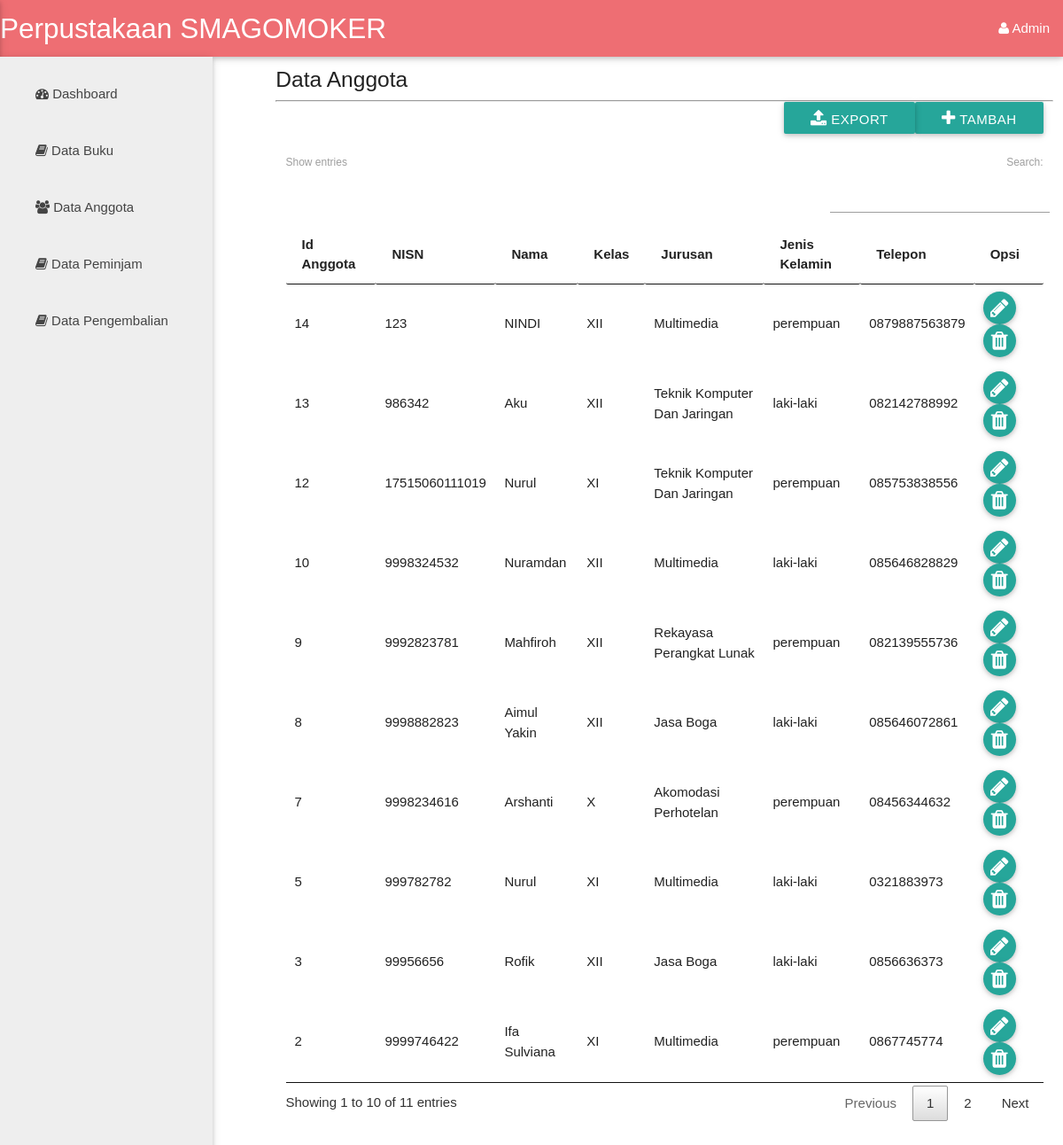
Page /anggota.php (signed in) on the earlier database version.
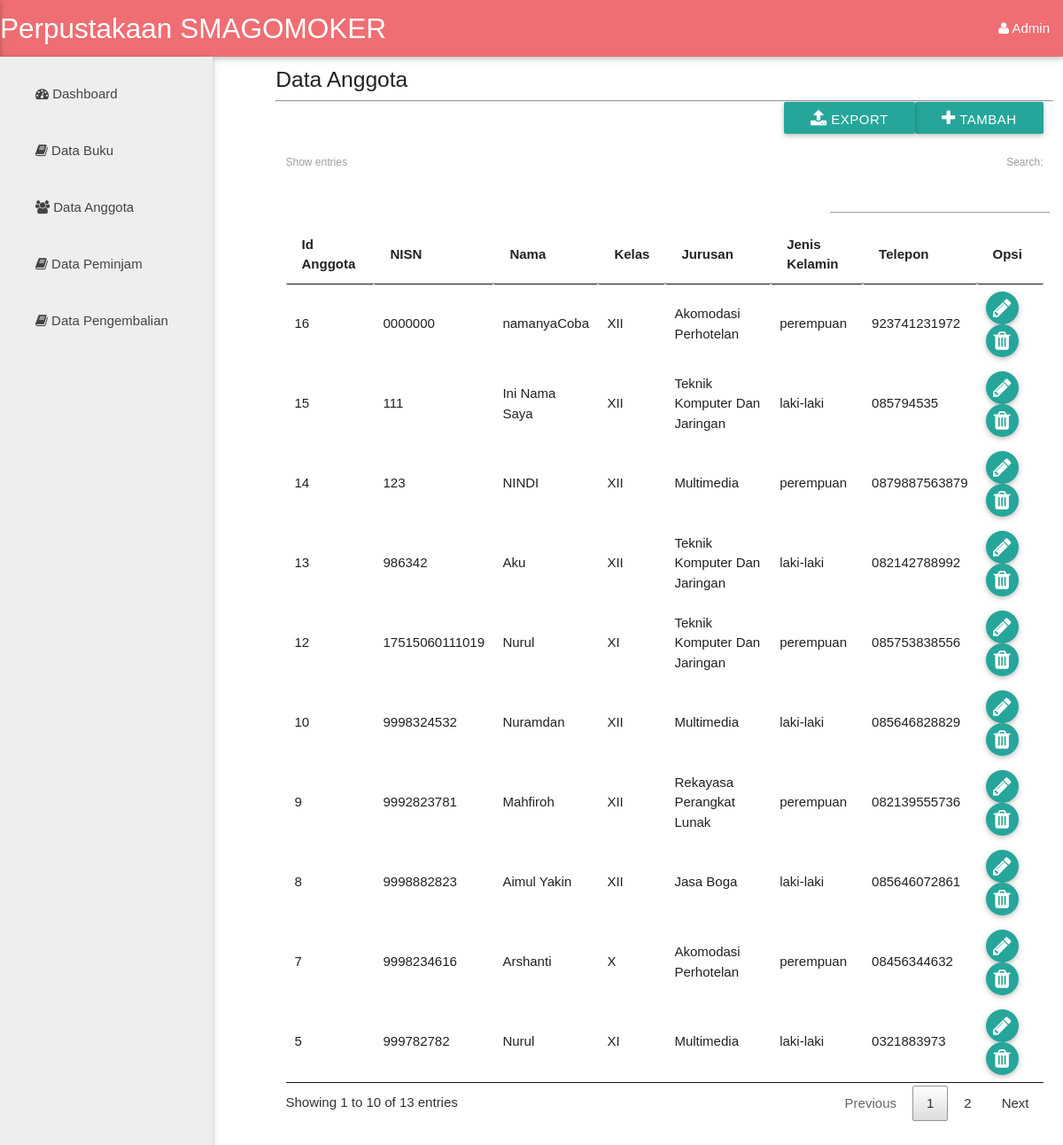
Same page on the later database version.
### tables this page shows
CREATE TABLE `anggota` (
  `id_anggota` int(11) NOT NULL,
  `nisn` varchar(20) NOT NULL,
  `nama` varchar(50) NOT NULL,
  `password` varchar(25) NOT NULL,
  `kelas` varchar(3) NOT NULL,
  `jurusan` varchar(35) NOT NULL,
  `jen_kel` enum('laki-laki','perempuan','','') NOT NULL,
  `no_hp` varchar(13) NOT NULL
);

### anggota.php (the view, shortened to what this page needs)
<?php
	include 'db/koneksi.php';
	if (isset($_SESSION['admin'])) {
?>
<?php require_once "templates/header.php" ?>
<div class="row">
	<div class="col m2">
		<ul id="nav-mobile" class="sidebar side-nav fixed grey lighten-3">
			<li><a href="index.php"><i class="fa fa-dashboard"></i> Dashboard</a></li>
			<li><a href="buku.php"><i class="fa fa-book"></i> Data Buku</a></li>
			<li><a href="anggota.php"><i class="fa fa-users"></i> Data Anggota</a></li>
			<li><a href="pinjam.php"><i class="fa fa-book"></i> Data Peminjam</a></li>
			<li><a href="kembali.php"><i class="fa fa-book"></i> Data Pengembalian</a></li>
		</ul>
	</div>
<div class="col m9 offset-m3">
	<h5>Data Anggota</h5>
	<hr>
	<div class="row">
		<div class="col m12">
			<div class="row">
				<a href="tambahanggota.php" class="btn waves-effect waves-light right"><i class='fa fa-plus'></i> Tambah</a>
				<a href="export_anggota.php" class="btn waves-effect waves-light right"><i class='fa fa-upload'></i> Export</a>
			</div>
			<table id="myTable">
				<thead>
					<tr>
						<th>Id Anggota</th>
						<th>NISN</th>
						<th>Nama</th>
						<th>Kelas</th>
						<th>Jurusan</th>
						<th>Jenis Kelamin</th>
						<th>Telepon</th>
						<th>Opsi</th>
					</tr>
				</thead>
				<?php
					$query=mysqli_query($dbConn, "SELECT * FROM anggota");
				?>
				<tbody>
					<?php 	while($lihat=mysqli_fetch_array($query)) { ?>
					<tr>
						<td><?php echo $lihat['id_anggota']; ?></td>
						<td><?php echo $lihat['nisn']; ?></td>
						<td><?php echo $lihat['nama']; ?></td>
						<td><?php echo $lihat['kelas']; ?></td>
						<td><?php echo $lihat['jurusan']; ?></td>
						<td><?php echo $lihat['jen_kel']; ?></td>
						<td><?php echo $lihat['no_hp']; ?></td>
						<td>
							<a href="editanggota.php?id_anggota=<?php echo $lihat['id_anggota']; ?>" class="btn btn-floating waves-effect waves-light"><i class='fa fa-pencil'></i></a>
							<a href="hpsanggota.php?id_anggota=<?php echo $lihat['id_anggota']; ?>" class="btn btn-floating waves-effect waves-light"><i class='fa fa-trash'></i></a>
						</td>
					</tr>
					<?php
						}
					?>
				</tbody>
			</table>
				</div>
</div>
</div>
</div>
	<?php include "templates/footer.php" ?>
<?php }
	else{
		header("location:login.php");
	}
 ?>

Differences in the rows shown:
no longer on this page (row edited): anggota: id_anggota "2", nisn "9999746422", nama "Ifa Sulviana", kelas "XI", jurusan "Multimedia", jen_kel "perempuan", no_hp "0867745774"
no longer on this page (row edited): anggota: id_anggota "3", nisn "99956656", nama "Rofik", kelas "XII", jurusan "Jasa Boga", jen_kel "laki-laki", no_hp "0856636373"
added anggota: id_anggota "15", nisn "111", nama "Ini Nama Saya", kelas "XII", jurusan "Teknik Komputer Dan Jaringan", jen_kel "laki-laki", no_hp "085794535"
added anggota: id_anggota "16", nisn "0000000", nama "namanyaCoba", kelas "XII", jurusan "Akomodasi Perhotelan", jen_kel "perempuan", no_hp "923741231972"
Other differences:
text written by a page script: "Show entries Search: Showing 1 to 10 of 11 entries Previous 1 2 Next" → "Show entries Search: Showing 1 to 10 of 13 entries Previous 1 2 Next"
